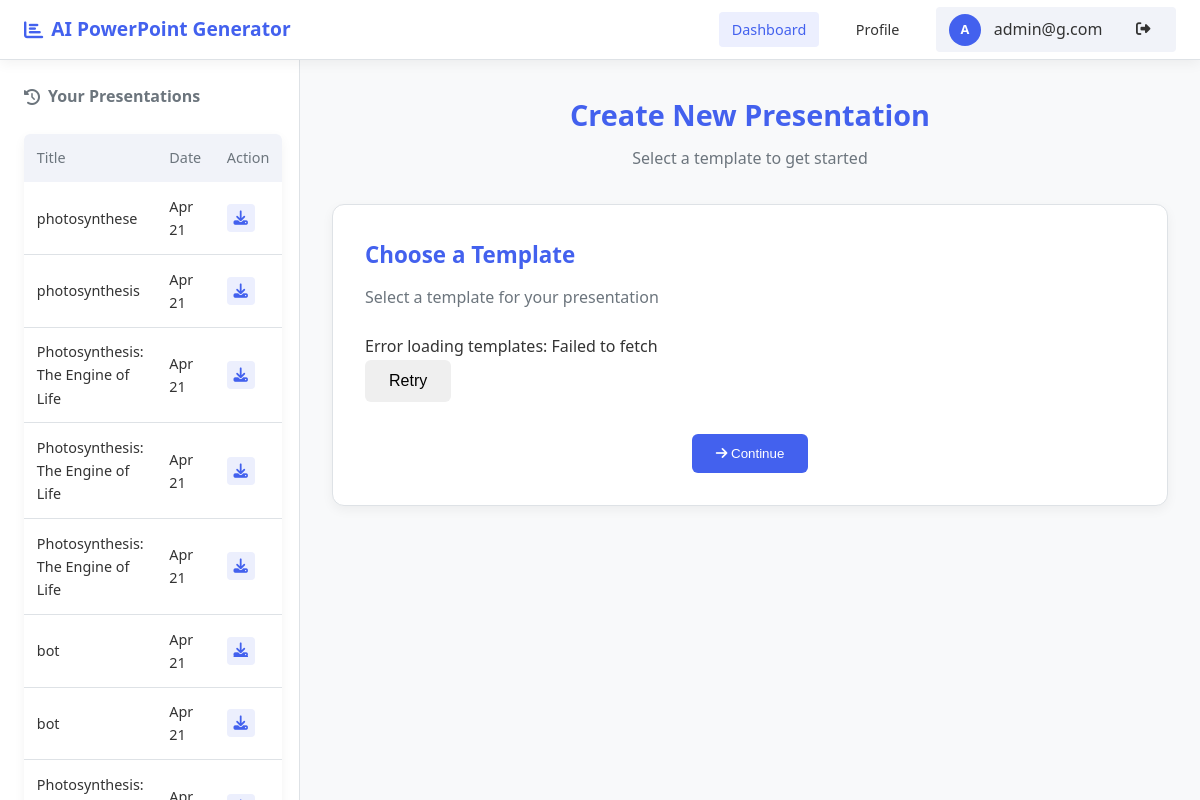
The app's page /dashboard (signed in) with its own data.
### tables this page shows
CREATE TABLE presentations (
        id INTEGER PRIMARY KEY AUTOINCREMENT,
        user_id INTEGER NOT NULL,
        title TEXT NOT NULL,
        filename TEXT NOT NULL,
        template TEXT NOT NULL,
        slide_count INTEGER NOT NULL,
        created_at TIMESTAMP DEFAULT CURRENT_TIMESTAMP,
        FOREIGN KEY (user_id) REFERENCES users (id)
    );

### app.py (the view)
@app.route('/dashboard')
@login_required
def dashboard():
    conn = get_db()
    c = conn.cursor()
    c.execute('SELECT * FROM presentations WHERE user_id = ? ORDER BY created_at DESC', (session['user_id'],))
    presentations = c.fetchall()
    conn.close()
    presentation_list = []
    for pres in presentations:
        pres_dict = dict(pres)  # Convert to a dictionary for mutability
        if isinstance(pres_dict['created_at'], str):
            pres_dict['created_at'] = datetime.strptime(pres_dict['created_at'], "%Y-%m-%d %H:%M:%S")
        presentation_list.append(pres_dict)
    templates = template_manager.get_all_templates()
    template_list = []
    for key, template in templates.items():
        template_list.append({
            "id": key,
            "name": template.get('name', key),
            "description": template.get('description', ''),
            "preview_image": template.get('preview_image', '')
        })
    return render_template('dashboard.html',
                          username=session['username'],
                          presentations=presentation_list,
                          templates=template_list)

### app.py (called while the page is built)
def get_db():
    conn = sqlite3.connect('users.db')
    conn.row_factory = sqlite3.Row
    return conn

def login_required(f):
    @wraps(f)
    def decorated_function(*args, **kwargs):
        if 'user_id' not in session:
            return redirect(url_for('login'))
        return f(*args, **kwargs)
    return decorated_function

### template_manager.py (called while the page is built)
    def get_all_templates(self):
        return self.templates

### templates/dashboard.html (shortened to what this page needs)
<!DOCTYPE html>
<html lang="en">
<head>
    <link rel="stylesheet" href="https://cdnjs.cloudflare.com/ajax/libs/font-awesome/6.4.0/css/all.min.css">
</head>
<body>
    <div class="layout">
        <div class="user-header">
            <div class="flex items-center">
                <h2 class="app-title"><i class="fas fa-chart-bar"></i> AI PowerPoint Generator</h2>
            </div>
            <div class="user-navigation">
                <a href="/dashboard" class="active">Dashboard</a>
                <a href="/profile">Profile</a>
                <div class="user-profile">
                    <div class="user-avatar">
                        {{ username[0].upper() if username else "?" }}
                    </div>
                    <span>{{ username }}</span>
                    <a href="/logout" class="ml-2 logout-link">
                        <i class="fas fa-sign-out-alt"></i>
                    </a>
                </div>
            </div>
        </div>
        <div class="sidebar">
            <div class="history-section">
                <div class="history-header">
                    <h2><i class="fas fa-history"></i> Your Presentations</h2>
                </div>
                {% if presentations and presentations|length > 0 %}
                <table class="history-table">
                    <thead>
                        <tr>
                            <th>Title</th>
                            <th>Date</th>
                            <th>Action</th>
                        </tr>
                    </thead>
                    <tbody>
                        {% for pres in presentations %}
                        <tr>
                            <td>{{ pres.title }}</td>
                            <td>{{ pres.created_at.strftime('%b %d') }}</td>
                            <td>
                                <a href="/download/{{ pres.filename }}" class="action-btn download-action" title="Download">
                                    <i class="fas fa-download"></i>
                                </a>
                            </td>
                        </tr>
                        {% endfor %}
                    </tbody>
                </table>
                {% else %}
                <div class="text-center p-8">
                    <i class="fas fa-file-powerpoint" style="font-size: 2rem; color: var(--secondary-text); margin-bottom: 1rem;"></i>
                    <p>No presentations yet. Create your first one!</p>
                </div>
                {% endif %}
            </div>
        </div>
        <div class="main-content">
            <header class="content-header">
                <h1>Create New Presentation</h1>
                <p>Select a template to get started</p>
            </header>
            <div id="template-selection" class="card fade-in">
                <h2 class="card-title">Choose a Template</h2>
                <p class="card-subtitle">Select a template for your presentation</p>
                <div id="templates-grid" class="templates-grid">
                </div>
                <button id="continue-to-content">
                    <i class="fas fa-arrow-right"></i> Continue
                </button>
            </div>
        </div>
    </div>
</body>
</html>

### templates/dashboard.html (style rules this page uses)
:root { --primary-bg: #f8f9fa; --secondary-bg: #ffffff; --card-bg: #ffffff; --primary-text: #333333; --secondary-text: #6c757d; --accent-color: #4361ee; --accent-hover: #3a56d4; --border-color: #dee2e6; --light-color: #f1f3f9; --dark-color: #333; --gray-color: #6c757d; --success-color: #28a745; --success-hover: #218838; --error-color: #dc3545; --shadow: 0 4px 12px rgba(0,0,0,0.05); --card-radius: 12px; --border-radius: 6px; --font-family: 'Segoe UI', system-ui, -apple-system, sans-serif; }
* { margin: 0; padding: 0; box-sizing: border-box; }
body { background-color: var(--primary-bg); color: var(--primary-text); font-family: var(--font-family); line-height: 1.6; margin: 0; }
.layout { display: grid; grid-template-columns: 300px 1fr; grid-template-rows: 60px 1fr; grid-template-areas: "header header" "sidebar main"; height: 100vh; }
.user-header { grid-area: header; background-color: var(--secondary-bg); box-shadow: var(--shadow); display: flex; align-items: center; justify-content: space-between; padding: 0 1.5rem; z-index: 10; border-bottom: 1px solid var(--border-color); }
.app-title { font-size: 1.2rem; font-weight: 600; color: var(--accent-color); display: flex; align-items: center; gap: 0.5rem; }
.user-navigation { display: flex; align-items: center; gap: 1.5rem; }
.user-navigation a { text-decoration: none; color: var(--dark-color); font-size: 0.9rem; padding: 0.4rem 0.8rem; border-radius: 4px; transition: all 0.2s; }
.user-navigation a.active { color: var(--accent-color); font-weight: 500; background-color: rgba(67, 97, 238, 0.1); }
.user-profile { display: flex; align-items: center; gap: 0.8rem; padding: 0.4rem 0.8rem; border-radius: 4px; background-color: var(--light-color); }
.user-avatar { width: 32px; height: 32px; background-color: var(--accent-color); color: white; border-radius: 50%; display: flex; align-items: center; justify-content: center; font-size: 0.8rem; font-weight: 600; }
.logout-link { display: flex; align-items: center; color: var(--secondary-text); transition: color 0.2s; }
.sidebar { grid-area: sidebar; background-color: var(--secondary-bg); border-right: 1px solid var(--border-color); padding: 1.5rem; height: calc(100vh - 60px); overflow-y: auto; width: 300px; }
.history-section { height: 100%; }
.history-header { margin-bottom: 1.5rem; }
.history-header h2 { font-size: 1rem; color: var(--gray-color); display: flex; align-items: center; gap: 0.5rem; }
.history-table { width: 100%; border-collapse: collapse; font-size: 0.9rem; border-radius: var(--border-radius); overflow: hidden; box-shadow: var(--shadow); }
.history-table th { text-align: left; padding: 0.8rem; background-color: var(--light-color); color: var(--gray-color); font-weight: 500; }
.history-table td { padding: 0.8rem; border-bottom: 1px solid var(--border-color); }
.action-btn { display: inline-flex; align-items: center; justify-content: center; width: 28px; height: 28px; border-radius: 4px; color: var(--accent-color); background-color: rgba(67, 97, 238, 0.1); transition: all 0.2s; }
.main-content { grid-area: main; padding: 2rem; overflow-y: auto; background-color: var(--primary-bg); }
.content-header { margin-bottom: 2rem; text-align: center; }
.content-header h1 { font-size: 1.8rem; font-weight: 700; margin-bottom: 0.5rem; color: var(--accent-color); }
.content-header p { color: var(--secondary-text); }
.card { background-color: var(--card-bg); border-radius: var(--card-radius); padding: 2rem; box-shadow: var(--shadow); margin-bottom: 2rem; border: 1px solid var(--border-color); margin-left: auto; margin-right: auto; }
#template-selection { max-width: 1400px; }
.card-title { font-size: 1.4rem; font-weight: 600; margin-bottom: 0.75rem; color: var(--accent-color); }
.card-subtitle { color: var(--secondary-text); margin-bottom: 1.5rem; }
.templates-grid { display: grid; grid-template-columns: repeat(auto-fill, minmax(280px, 1fr)); gap: 1.5rem; margin-top: 1.5rem; }
#continue-to-content { background-color: var(--accent-color); color: white; padding: 0.75rem 1.5rem; border-radius: var(--border-radius); border: none; font-weight: 500; display: block; margin: 2rem auto 0; cursor: pointer; transition: all 0.3s ease; }
.fade-in { animation: fadeIn 0.3s ease-in-out; }
.flex { display: flex; }
.items-center { align-items: center; }
.ml-2 { margin-left: 0.5rem; }

### records on screen
presentations: title "photosynthese", created_at "Apr 21"
presentations: title "photosynthesis", created_at "Apr 21"
presentations: title "Photosynthesis: The Engine of Life", created_at "Apr 21"
presentations: title "Photosynthesis: The Engine of Life", created_at "Apr 21"
presentations: title "Photosynthesis: The Engine of Life", created_at "Apr 21"
presentations: title "bot", created_at "Apr 21"
presentations: title "bot", created_at "Apr 21"
presentations: title "Photosynthesis:…"

### other values on screen
{{ username[0].upper() if username else "?" }} "A"
{{ username }} "admin@g.com"
